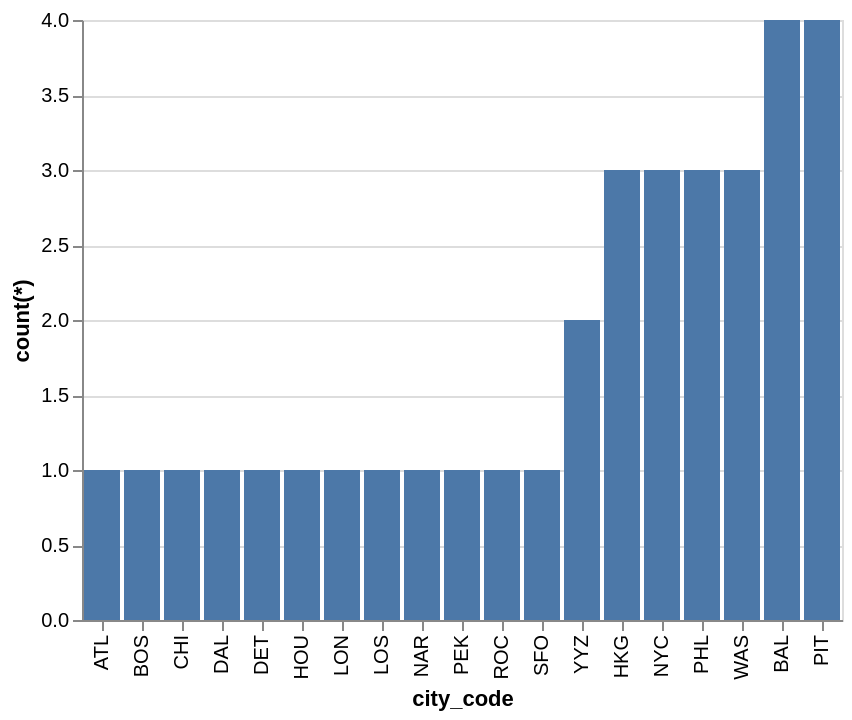

Write the Vega-Lite specification saved for this chart.
### Vega-Lite specification from a JSON file in a GitHub repository (floating-point values rounded to 4 significant figures)
{"data": {"values": [{"x_data": "ATL", "y_data": 1}, {"x_data": "BAL", "y_data": 4}, {"x_data": "BOS", "y_data": 1}, {"x_data": "CHI", "y_data": 1}, {"x_data": "DAL", "y_data": 1}, {"x_data": "DET", "y_data": 1}, {"x_data": "HKG", "y_data": 3}, {"x_data": "HOU", "y_data": 1}, {"x_data": "LON", "y_data": 1}, {"x_data": "LOS", "y_data": 1}, {"x_data": "NAR", "y_data": 1}, {"x_data": "NYC", "y_data": 3}, {"x_data": "PEK", "y_data": 1}, {"x_data": "PHL", "y_data": 3}, {"x_data": "PIT", "y_data": 4}, {"x_data": "ROC", "y_data": 1}, {"x_data": "SFO", "y_data": 1}, {"x_data": "WAS", "y_data": 3}, {"x_data": "YYZ", "y_data": 2}]}, "mark": "bar", "encoding": {"x": {"field": "x_data", "type": "nominal", "title": "city_code", "sort": {"op": "sum", "field": "y_data", "order": "ascending"}}, "y": {"field": "y_data", "type": "quantitative", "title": "count(*)"}}}
